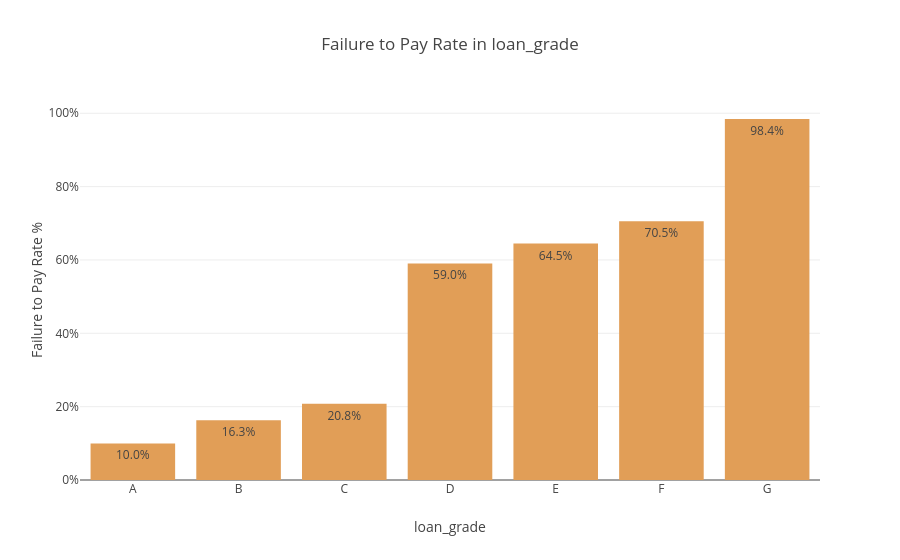
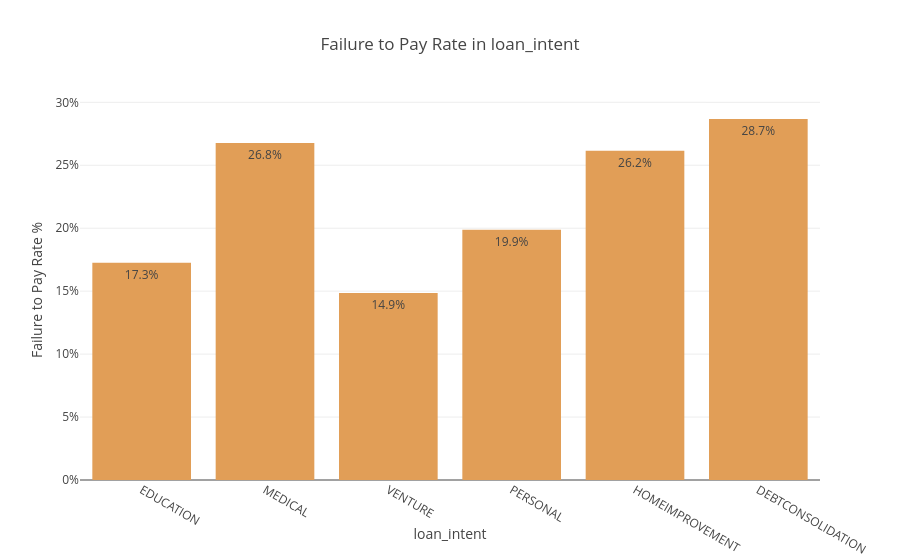
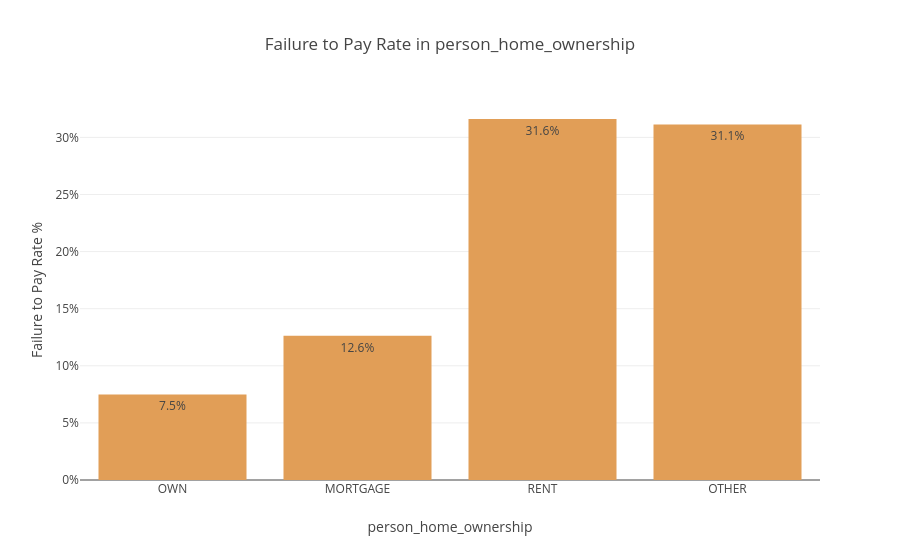
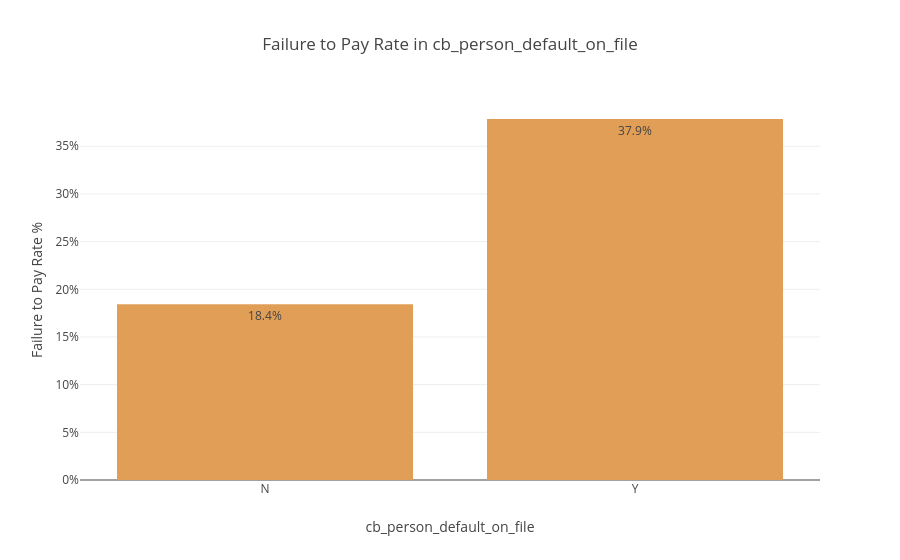

The notebook cell these images were saved under, in order:
### Markdown cell above
# EDA for Cat

### Code cell
for col in ["loan_grade", "loan_intent", "person_home_ownership", "cb_person_default_on_file"]:
    fig = px.histogram(df, x=col, y="loan_status", histfunc="avg", text_auto=".1%",
                       title=f"Failure to Pay Rate in {col}", color_discrete_sequence=["#E19E57"],
                       category_orders={"loan_grade": ["A", "B", "C", "D", "E", "F", "G"]})
    fig.update_layout(yaxis_title="Failure to Pay Rate %", xaxis_title=col, yaxis_tickformat=".0%")
    fig.show()

### Figure 1 — Plotly figure (JSON) as saved in the notebook; plotly's stock layout.template omitted (floating-point values rounded to 4 significant figures; data arrays with more than 128 entries replaced by an {"elided": "..."} marker saying what was removed)
{"data": [{"bingroup": "x", "histfunc": "avg", "hovertemplate": "loan_grade=%{x}<br>avg of loan_status=%{y}<extra></extra>", "legendgroup": "", "marker": {"color": "#E19E57", "pattern": {"shape": ""}}, "name": "", "orientation": "v", "showlegend": false, "texttemplate": "%{value:.1%}", "type": "histogram", "x": {"elided": "32409 str values"}, "xaxis": "x", "y": {"elided": "32409 int values"}, "yaxis": "y"}], "layout": {"barmode": "relative", "legend": {"tracegroupgap": 0}, "title": {"text": "Failure to Pay Rate in loan_grade"}, "xaxis": {"anchor": "y", "categoryarray": ["A", "B", "C", "D", "E", "F", "G"], "categoryorder": "array", "domain": [0, 1], "title": {"text": "loan_grade"}}, "yaxis": {"anchor": "x", "domain": [0, 1], "tickformat": ".0%", "title": {"text": "Failure to Pay Rate %"}}}}

### Figure 2 — Plotly figure (JSON) as saved in the notebook; plotly's stock layout.template omitted (floating-point values rounded to 4 significant figures; data arrays with more than 128 entries replaced by an {"elided": "..."} marker saying what was removed)
{"data": [{"bingroup": "x", "histfunc": "avg", "hovertemplate": "loan_intent=%{x}<br>avg of loan_status=%{y}<extra></extra>", "legendgroup": "", "marker": {"color": "#E19E57", "pattern": {"shape": ""}}, "name": "", "orientation": "v", "showlegend": false, "texttemplate": "%{value:.1%}", "type": "histogram", "x": {"elided": "32409 str values"}, "xaxis": "x", "y": {"elided": "32409 int values"}, "yaxis": "y"}], "layout": {"barmode": "relative", "legend": {"tracegroupgap": 0}, "title": {"text": "Failure to Pay Rate in loan_intent"}, "xaxis": {"anchor": "y", "domain": [0, 1], "title": {"text": "loan_intent"}}, "yaxis": {"anchor": "x", "domain": [0, 1], "tickformat": ".0%", "title": {"text": "Failure to Pay Rate %"}}}}

### Figure 3 — Plotly figure (JSON) as saved in the notebook; plotly's stock layout.template omitted (floating-point values rounded to 4 significant figures; data arrays with more than 128 entries replaced by an {"elided": "..."} marker saying what was removed)
{"data": [{"bingroup": "x", "histfunc": "avg", "hovertemplate": "person_home_ownership=%{x}<br>avg of loan_status=%{y}<extra></extra>", "legendgroup": "", "marker": {"color": "#E19E57", "pattern": {"shape": ""}}, "name": "", "orientation": "v", "showlegend": false, "texttemplate": "%{value:.1%}", "type": "histogram", "x": {"elided": "32409 str values"}, "xaxis": "x", "y": {"elided": "32409 int values"}, "yaxis": "y"}], "layout": {"barmode": "relative", "legend": {"tracegroupgap": 0}, "title": {"text": "Failure to Pay Rate in person_home_ownership"}, "xaxis": {"anchor": "y", "domain": [0, 1], "title": {"text": "person_home_ownership"}}, "yaxis": {"anchor": "x", "domain": [0, 1], "tickformat": ".0%", "title": {"text": "Failure to Pay Rate %"}}}}

### Figure 4 — Plotly figure (JSON) as saved in the notebook; plotly's stock layout.template omitted (floating-point values rounded to 4 significant figures; data arrays with more than 128 entries replaced by an {"elided": "..."} marker saying what was removed)
{"data": [{"bingroup": "x", "histfunc": "avg", "hovertemplate": "cb_person_default_on_file=%{x}<br>avg of loan_status=%{y}<extra></extra>", "legendgroup": "", "marker": {"color": "#E19E57", "pattern": {"shape": ""}}, "name": "", "orientation": "v", "showlegend": false, "texttemplate": "%{value:.1%}", "type": "histogram", "x": {"elided": "32409 str values"}, "xaxis": "x", "y": {"elided": "32409 int values"}, "yaxis": "y"}], "layout": {"barmode": "relative", "legend": {"tracegroupgap": 0}, "title": {"text": "Failure to Pay Rate in cb_person_default_on_file"}, "xaxis": {"anchor": "y", "domain": [0, 1], "title": {"text": "cb_person_default_on_file"}}, "yaxis": {"anchor": "x", "domain": [0, 1], "tickformat": ".0%", "title": {"text": "Failure to Pay Rate %"}}}}
